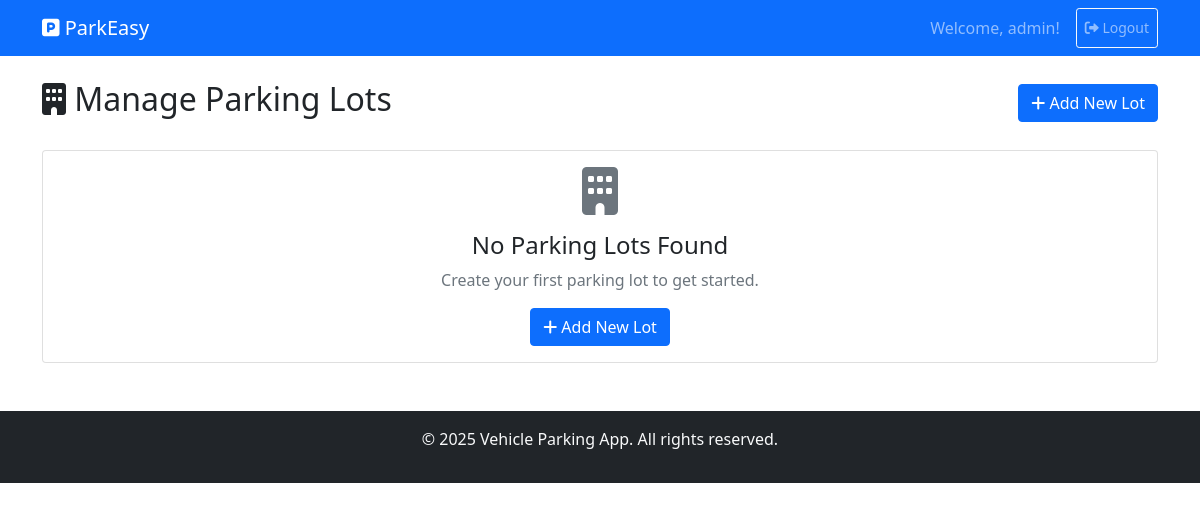
Page /admin/manage-lots (signed in) on the earlier database version.
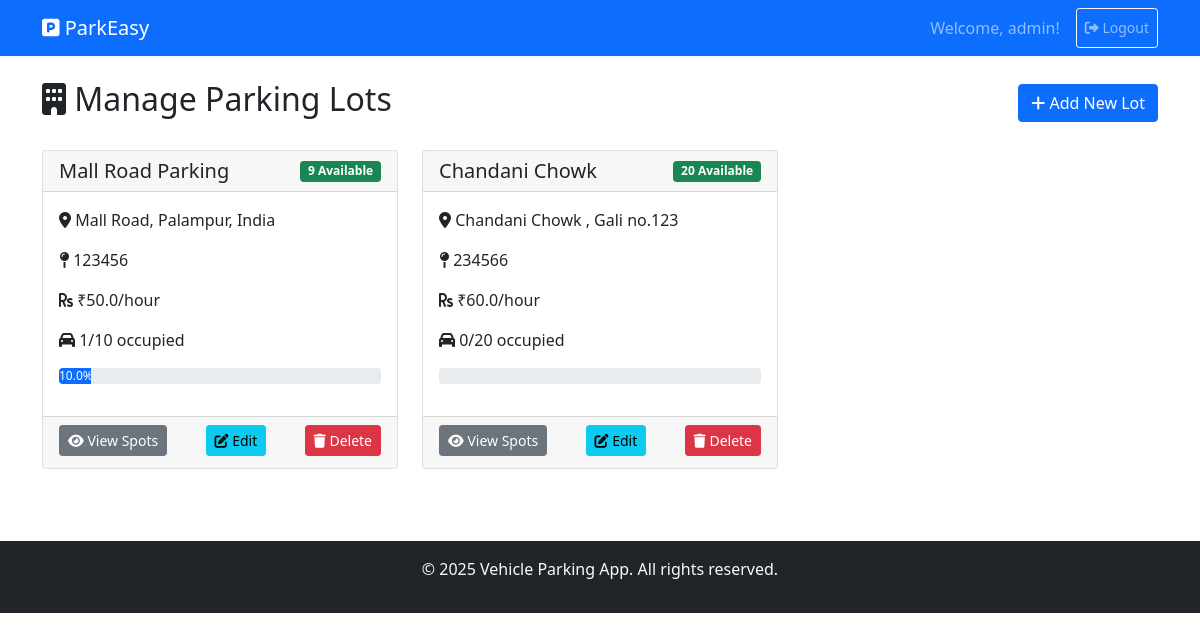
Same page on the later database version.
### backend/models.py (models this page shows)
class ParkingLot(db.Model):
    __tablename__ = 'parking_lots'
    id = db.Column(db.Integer, primary_key=True)
    prime_location_name = db.Column(db.String(120), nullable=False)
    price = db.Column(db.Float, nullable=False)
    address = db.Column(db.String(200), nullable=False)
    pincode = db.Column(db.String(10), nullable=False)
    max_spots = db.Column(db.Integer, nullable=False)
    created_at = db.Column(db.DateTime, default=datetime.utcnow)
    spots = db.relationship('ParkingSpot', backref='lot', lazy=True, cascade="all, delete-orphan")

### app.py (the view)
    @app.route('/admin/manage-lots')
    def admin_manage_lots():
        if session.get('role') != 'admin':
            return redirect(url_for('login'))
        lots = ParkingLot.query.all()
        for lot in lots:
            lot.occupied_count = (
                ParkingSpot.query
                .filter_by(lot_id=lot.id, status='O')
                .count()
            )
        return render_template('admin_lots.html', lots=lots)

### templates/admin_lots.html (shortened to what this page needs)
{% extends "base.html" %}
{% block content %}
<div class="d-flex justify-content-between align-items-center mb-4">
    <h2><i class="fas fa-building"></i> Manage Parking Lots</h2>
    <a href="{{ url_for('admin_add_lot') }}" class="btn btn-primary">
        <i class="fas fa-plus"></i> Add New Lot
    </a>
</div>
{% if lots %}
<div class="row">
    {% for lot in lots %}
    <div class="col-md-6 col-lg-4 mb-4">
        <div class="card h-100">
            <div class="card-header d-flex justify-content-between align-items-center">
                <h5 class="mb-0">{{ lot.prime_location_name }}</h5>
                <span class="badge bg-{{ 'success' if lot.occupied_count < lot.max_spots else 'danger' }}">
                    {{ lot.max_spots - lot.occupied_count }} Available
                </span>
            </div>
            <div class="card-body">
                <p><i class="fas fa-map-marker-alt"></i> {{ lot.address }}</p>
                <p><i class="fas fa-map-pin"></i> {{ lot.pincode }}</p>
                <p><i class="fas fa-rupee-sign"></i> ₹{{ lot.price }}/hour</p>
                <p><i class="fas fa-car"></i> {{ lot.occupied_count }}/{{ lot.max_spots }} occupied</p>
                <div class="progress mb-3">
                    <div class="progress-bar" role="progressbar"
                         style="width: {{ (lot.occupied_count / lot.max_spots * 100) if lot.max_spots > 0 else 0 }}%">
                        {{ "%.1f"|format((lot.occupied_count / lot.max_spots * 100) if lot.max_spots > 0 else 0) }}%
                    </div>
                </div>
            </div>
            <div class="card-footer d-flex flex-wrap justify-content-between">
                <a href="{{ url_for('admin_view_spots', lot_id=lot.id) }}" class="btn btn-secondary btn-sm me-1 mb-1">
                    <i class="fas fa-eye"></i> View Spots
                </a>
                <a href="{{ url_for('admin_edit_lot', lot_id=lot.id) }}" class="btn btn-info btn-sm me-1 mb-1">
                    <i class="fas fa-edit"></i> Edit
                </a>
                <form method="POST"
                      action="{{ url_for('admin_delete_lot', lot_id=lot.id) }}"
                      onsubmit="return confirm('Delete this lot? All EMPTY spots will be removed. Lots with occupied spots cannot be deleted.');"
                      class="d-inline mb-1">
                    <button type="submit" class="btn btn-danger btn-sm">
                        <i class="fas fa-trash"></i> Delete
                    </button>
                </form>
            </div>
        </div>
    </div>
    {% endfor %}
</div>
{% else %}
<div class="text-center">
    <div class="card">
        <div class="card-body">
            <i class="fas fa-building fa-3x text-muted mb-3"></i>
            <h4>No Parking Lots Found</h4>
            <p class="text-muted">Create your first parking lot to get started.</p>
            <a href="{{ url_for('admin_add_lot') }}" class="btn btn-primary">
                <i class="fas fa-plus"></i> Add New Lot
            </a>
        </div>
    </div>
</div>
{% endif %}
{% endblock %}

### templates/base.html (shortened to what this page needs)
<!DOCTYPE html>
<html lang="en">
<head>
    <link href="https://cdn.jsdelivr.net/npm/bootstrap@5.1.3/dist/css/bootstrap.min.css" rel="stylesheet">
    <link href="https://cdnjs.cloudflare.com/ajax/libs/font-awesome/6.0.0/css/all.min.css" rel="stylesheet">
    <link href="{{ url_for('static', filename='css/style.css') }}" rel="stylesheet">
</head>
<body>
    <nav class="navbar navbar-expand-lg navbar-dark bg-primary">
        <div class="container">
            <a class="navbar-brand" href="#"><i class="fas fa-parking"></i> ParkEasy</a>
            {% if session.role %}
            <div class="navbar-nav ms-auto">
                <span class="navbar-text me-3">
                    Welcome, {{ session.username }}!
                </span>
                <a class="nav-link btn btn-outline-light btn-sm" href="{{ url_for('logout') }}">
                    <i class="fas fa-sign-out-alt"></i> Logout
                </a>
            </div>
            {% endif %}
        </div>
    </nav>
    <div class="container mt-4">
        {% block content %}{% endblock %}
    </div>
    <footer class="bg-dark text-light text-center py-3 mt-5">
        <div class="container">
            <p>&copy; 2025 Vehicle Parking App. All rights reserved.</p>
        </div>
    </footer>
</body>
</html>

Differences in the rows shown:
added ParkingLot: prime_location_name "Mall Road Parking", lot.max_spots-lot.occupied_count "9", address "Mall Road, Palampur, India", pincode "123456", price "50.0", occupied_count "1", max_spots "10", max_spots "10.0"
added ParkingLot: prime_location_name "Chandani Chowk", lot.max_spots-lot.occupied_count "20", address "Chandani Chowk , Gali no.123", pincode "234566", price "60.0", occupied_count "0", max_spots "20"
Other differences:
text no longer shown: "No Parking Lots Found Create your first parking lot to get started. Add New Lot"
